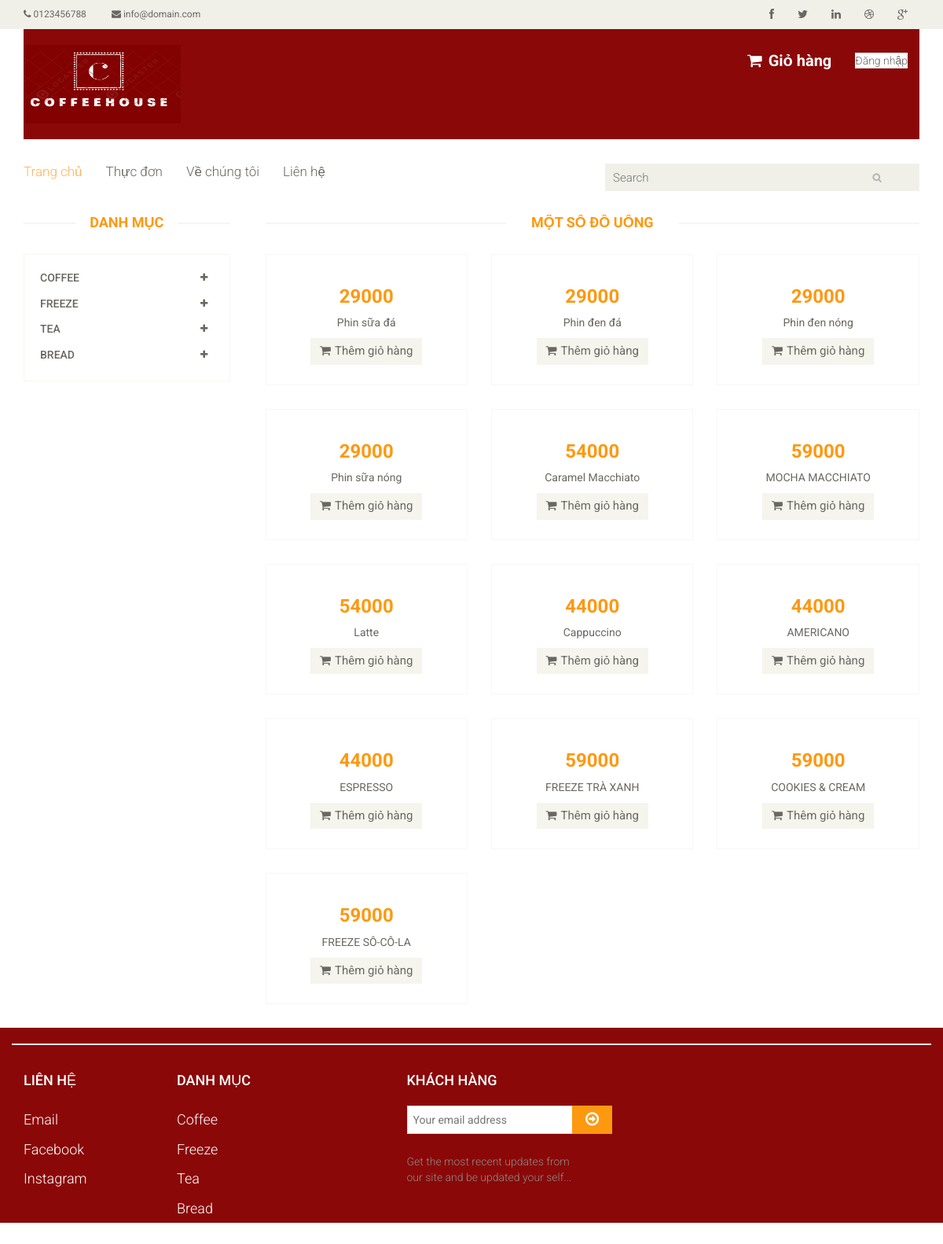
The app's page /product/ with its own data.
### home/models.py (models this page shows)
class Category(models.Model):
    title = models.CharField(max_length=100,default='')
    description = models.TextField(default='')
    active = models.BooleanField(default=True)

class Product(models.Model):
    title = models.CharField(max_length=255,default='')
    description = models.TextField(default='')
    category = models.ForeignKey(Category,on_delete=models.CASCADE)
    product_img = models.CharField(max_length=255,default='')
    price = models.IntegerField(default=0)
    active = models.BooleanField(default=True)

### home/views.py (the view)
# urls.py: path('product/', Product1.as_view(), name='product'),
class Product1(TemplateView):
    template_name = "shop.html"
    def get_context_data(self, **kwargs):
        categories = Category.objects.all()
        product = Product.objects.all()
        context = {
            'categorys1': categories,
            'products1': product,
        }
        return context

### home/templates/shop.html (shortened to what this page needs)
{% extends 'base.html' %}
{% load static %}
{% block content %}
    <section>
		<div class="container">
			<div class="row">
				<div class="col-sm-3">
					<div class="left-sidebar">
						<h2>Danh mục</h2>
						<div class="panel-group category-products" id="accordian">
							{% for item in categorys1 %}
                            <div class="panel panel-default">
								<div class="panel-heading">
									<h4 class="panel-title">
										<a data-toggle="collapse" data-parent="#accordian" href="#{{ item.id }}">
											<span class="badge pull-right"><i class="fa fa-plus"></i></span>
											{{ item.title }}
										</a>
									</h4>
								</div>
							</div>
                            {% endfor %}
						</div>
					</div>
				</div>
				<div class="col-sm-9 padding-right">
					<div class="features_items">
						<h2 class="title text-center">Một số đồ uống</h2>
                        {% for item in products1 %}
                            <div class="col-sm-4">
							<div class="product-image-wrapper">
								<div class="single-products">
										<div class="productinfo text-center">
											<h2>{{ item.price }}</h2>
											<a href="{% url 'home:detail' item.pk %}">
                                                <p>{{ item.title }}</p>
                                            </a>
											<a class="btn btn-default add-to-cart"><i class="fa fa-shopping-cart"></i>Thêm giỏ hàng</a>
										</div>
								</div>
							</div>
						</div>
                        {% endfor %}
					</div>
				</div>
			</div>
		</div>
	</section>
{% endblock %}

### home/static/css/main.css (style rules this page uses)
body { font-family: 'Roboto', sans-serif; background:; position: relative; font-weight:400px; }
a { -webkit-transition: 300ms; -moz-transition: 300ms; -o-transition: 300ms; transition: 300ms; }
h1, h2, h3, h4, h5, h6 { font-family: 'Roboto', sans-serif; }
.category-products { border: 1px solid #F7F7F0; margin-bottom: 35px; padding-bottom: 20px; padding-top: 15px; }
.left-sidebar h2, .brands_products h2 { color: #FE980F; font-family: 'Roboto', sans-serif; font-size: 18px; font-weight: 700; margin: 0 auto 30px; text-align: center; text-transform: uppercase; position: relative; z-index:3; }
.left-sidebar h2:after, h2.title:after { content: " "; position: absolute; border: 1px solid #f5f5f5; bottom:8px; left: 0; width: 100%; height: 0; z-index: -2; }
.left-sidebar h2:before { content: " "; position: absolute; background: #fff; bottom: -6px; width: 130px; height: 30px; z-index: -1; left: 50%; margin-left: -65px; }
h2.title:before { content: " "; position: absolute; background: #fff; bottom: -6px; width: 220px; height: 30px; z-index: -1; left: 50%; margin-left: -110px; }
.category-products .panel { background-color: #FFFFFF; border: 0px; border-radius: 0px; box-shadow:none; margin-bottom: 0px; }
.category-products .panel-default .panel-heading { background-color: #FFFFFF; border: 0 none; color: #FFFFFF; padding: 5px 20px; }
.category-products .panel-default .panel-heading .panel-title a { color: #696763; font-family: 'Roboto', sans-serif; font-size: 14px; text-decoration: none; text-transform: uppercase; }
.category-products .badge { background:none; border-radius: 10px; color: #696763; display: inline-block; font-size: 12px; font-weight: bold; line-height: 1; min-width: 10px; padding: 3px 7px; text-align: center; vertical-align: baseline; white-space: nowrap; }
.padding-right { padding-right: 0; }
.features_items { overflow:hidden; }
h2.title { color: #FE980F; font-family: 'Roboto', sans-serif; font-size: 18px; font-weight: 700; margin: 0 15px; text-transform: uppercase; margin-bottom: 30px; position: relative; }
.product-image-wrapper { border:1px solid #F7F7F5; overflow: hidden; margin-bottom:30px; }
.single-products { position: relative; }
.productinfo h2 { color: #FE980F; font-family: 'Roboto', sans-serif; font-size: 24px; font-weight: 700; }
.productinfo p { font-family: 'Roboto', sans-serif; font-size: 14px; font-weight: 400; color: #696763; }
.productinfo { position:relative; }
.add-to-cart { background:#F5F5ED; border: 0 none; border-radius: 0; color: #696763; font-family: 'Roboto', sans-serif; font-size: 15px; margin-bottom: 25px; }
.add-to-cart i { margin-right:5px; }

### records on screen
Category: title "COFFEE"
Category: title "FREEZE"
Category: title "TEA"
Category: title "BREAD"
Product: price "29000", title "Phin sữa đá"
Product: price "29000", title "Phin đen đá"
Product: price "29000", title "Phin đen nóng"
Product: price "29000", title "Phin sữa nóng"
Product: price "54000", title "Caramel Macchiato"
Product: price "59000", title "MOCHA MACCHIATO"
Product: price "54000", title "Latte"
Product: price "44000", title "Cappuccino"
Product: price "44000", title "AMERICANO"
Product: price "44000", title "ESPRESSO"
Product: price "59000", title "FREEZE TRÀ XANH"
Product: price "59000", title "COOKIES & CREAM"
Product: price "59000", title "FREEZE SÔ-CÔ-LA"
